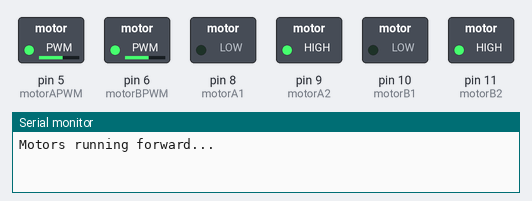
Bench run of a sketch on a simulated Arduino Uno, built with avr-gcc and run on an emulated ATmega328P. On the bench: switched loads named in the sketch (green lamp = pin HIGH), the last lines printed to the serial monitor.

Above: at 0.05 s.
At 7.0 s:
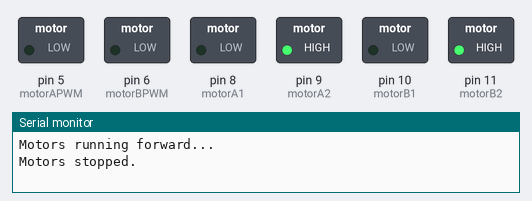
Timing chart, 0 to 9.1 s (numbered marks = the images above):
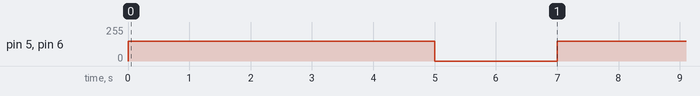

Measured:
- by itself, pin 5 (motorAPWM), pin 6 (motorBPWM): alternates 150/255 for 5.0 s and 0/255 for 2.0 s

The sketch:

motor_test.ino
```cpp
#include <Arduino.h>
#include <PID_v1.h>

#define TIME_DELAY (5)
#define OUTPUT_DELAY (TIME_DELAY * 10)

// Arduino code to test motors for straight movement

/*----- Define pin(s) -----*/
// Left motor (motorA)
const int motorA1 = 8;
const int motorA2 = 9;
const int motorAPWM = 5;

// Right motor (motorB)
const int motorB1 = 10;
const int motorB2 = 11;
const int motorBPWM = 6;

void setup() {
  // Set motor pins as output
  pinMode(motorA1, OUTPUT);
  pinMode(motorA2, OUTPUT);
  pinMode(motorAPWM, OUTPUT);
  pinMode(motorB1, OUTPUT);
  pinMode(motorB2, OUTPUT);
  pinMode(motorBPWM, OUTPUT);

  // Initialize serial communication
  Serial.begin(9600);

  // Set direction for both motors to move forward
  digitalWrite(motorA1, LOW);
  digitalWrite(motorA2, HIGH);
  digitalWrite(motorB1, LOW);
  digitalWrite(motorB2, HIGH);
}

void loop() {
  // Set PWM speed for both motors (0-255)
  int motorSpeed = 150;

  analogWrite(motorAPWM, motorSpeed); // Left motor
  analogWrite(motorBPWM, motorSpeed); // Right motor

  // Print motor status to Serial Monitor
  Serial.println("Motors running forward...");

  // Let the robot run straight for 5 seconds
  delay(5000);

  // Stop both motors
  analogWrite(motorAPWM, 0);
  analogWrite(motorBPWM, 0);

  Serial.println("Motors stopped.");

  // Wait for 2 seconds before running again
  delay(2000);
}
```
